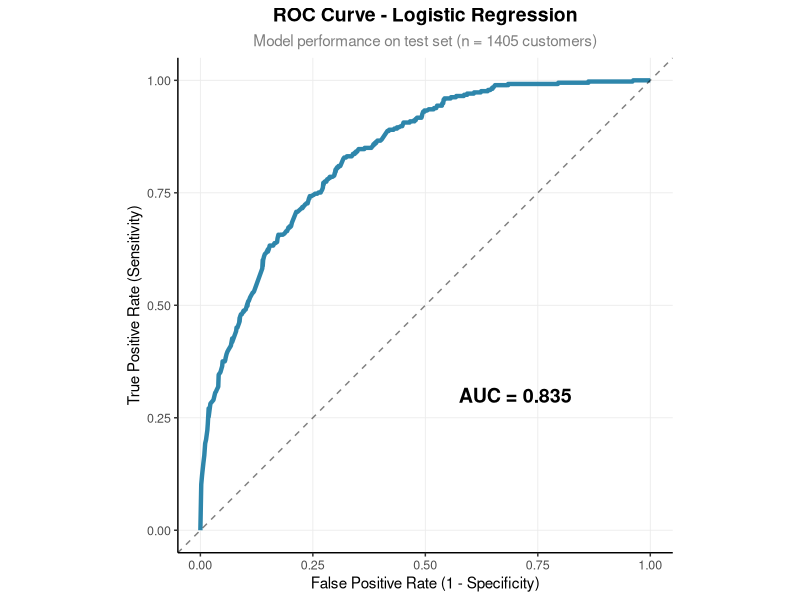
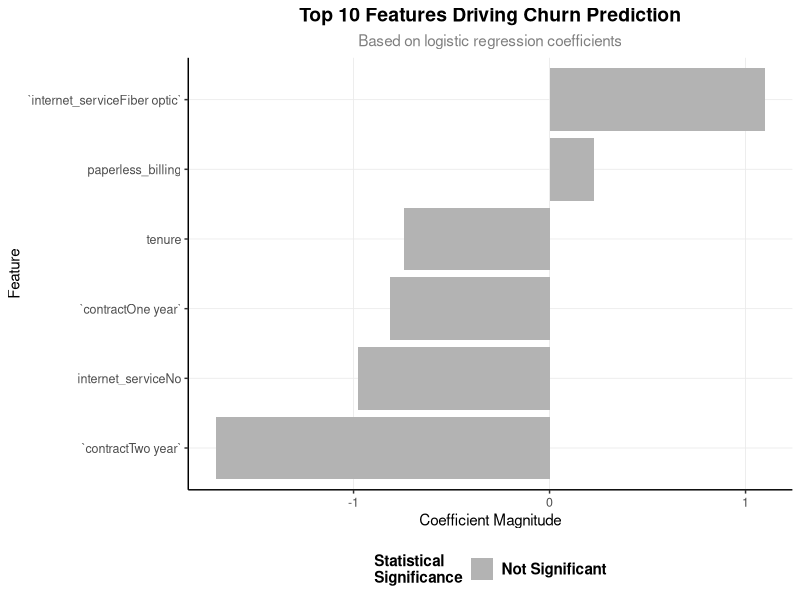

Reproduce these figures in R, in order. (Note: this script raises an error after producing the figures.)
# scripts/03_logistic_regression.R
# ================================

# Load libraries
library(tidyverse)
library(caret)       # For modeling tools
library(ROCR)        # For ROC curves
library(pROC)        # For AUC
library(ggrepel)     # For nice labels
library(here)
theme_custom <- theme_classic() +
  theme(
    text = element_text(family = "sans", color = "black"  ,  size = 11),
    plot.title = element_text(size = 14, face = "bold", hjust = 0.5),
    plot.subtitle = element_text(size = 11, color = "gray50", hjust = 0.5),
    axis.title = element_text(size = 11, face = "plain"),
    axis.text = element_text(size = 9 , color = "grey30"),
    legend.position = "bottom" , 
    legend.title = element_text(face = "bold"),
    legend.text = element_text(face = "bold" ,size = 11),
    legend.background = element_rect(fill = "white" , color = NA) , 
    panel.grid.major = element_line(color = "grey92" , linewidth = 0.3),
    panel.grid.minor = element_blank()
  )


# Load your cleaned data
plotting_data <- read.csv(here("data/processed" , "clean_data.csv"))



# ============================================
# STEP 1: PREPARE DATA FOR MODELING
# ============================================

# Remove customer ID (identifier, not a feature)
model_data <- plotting_data %>%
  select(churn, tenure, contract, internet_service, paperless_billing)  # Adjust to your column name

# Convert target to factor (required by caret)
model_data <- model_data %>%
  mutate(churn = factor(churn, levels = c(0, 1), labels = c("No", "Yes")))
model_data <- model_data %>%
  mutate(across(where(is.character), as.factor))
# Check structure
str(model_data)

# ============================================
# STEP 2: TRAIN/TEST SPLIT (80/20)
# ============================================

set.seed(123)  # For reproducibility

# Create indices for split
train_index <- createDataPartition(model_data$churn, 
                                   p = 0.8, 
                                   list = FALSE, 
                                   times = 1)

# Split data
train_data <- model_data[train_index, ]
test_data <- model_data[-train_index, ]

# Check split proportions
cat("Training set:", nrow(train_data), "rows (", 
    round(nrow(train_data)/nrow(model_data)*100, 1), "%)\n")
cat("Test set:", nrow(test_data), "rows (", 
    round(nrow(test_data)/nrow(model_data)*100, 1), "%)\n")

# Check churn distribution in each set
cat("\nChurn distribution - Training:\n")
print(prop.table(table(train_data$churn)))

cat("\nChurn distribution - Test:\n")
print(prop.table(table(test_data$churn)))

# ============================================
# STEP 3: HANDLE CLASS IMBALANCE (OPTIONAL)
# ============================================

# Since churn is ~26%, we have imbalance. Options:

# OPTION A: Use class weights (simpler)
model_weights <- ifelse(train_data$churn == "Yes",
                        1/table(train_data$churn)[2],  # Weight for minority class
                        1/table(train_data$churn)[1])  # Weight for majority class

# OPTION B: Oversample minority class (SMOTE)
# library(DMwR)
# train_balanced <- SMOTE(churn ~ ., data = train_data, perc.over = 200)

# For now, let's use weights
train_data$model_weights <- model_weights

# ============================================
# STEP 4: PREPROCESSING (SCALE NUMERIC FEATURES)
# ============================================

# Identify numeric columns (excluding target)
numeric_cols <- train_data %>%
  select(where(is.numeric), -contains("churn"), -contains("weight")) %>%
  names()

# Create preprocessing recipe
preproc_values <- preProcess(train_data[, numeric_cols], 
                             method = c("center", "scale"))

# Apply to both train and test
train_scaled <- predict(preproc_values, train_data)
test_scaled <- predict(preproc_values, test_data)

# ============================================
# STEP 5: TRAIN LOGISTIC REGRESSION MODEL
# ============================================

# Simple formula (adjust based on your features)
# Use all columns except weights
features <- setdiff(names(train_scaled), c("churn", "model_weights"))
formula <- as.formula(paste("churn ~", paste(features, collapse = " + ")))

# Train model with 10-fold cross-validation
set.seed(123)
ctrl <- trainControl(
  method = "cv",           # Cross-validation
  number = 10,             # 10 folds
  classProbs = TRUE,       # For probability predictions
  summaryFunction = twoClassSummary,  # For AUC, Sensitivity, Specificity
  savePredictions = "final"
)

# Fit logistic regression
logit_model <- train(
  formula,
  data = train_scaled,
  method = "glm",          # Generalized Linear Model (logistic)
  family = "binomial",
  trControl = ctrl,
  weights = model_weights,  # Address class imbalance
  metric = "ROC"           # Optimize for AUC
)

# View model summary
print(logit_model)
summary(logit_model$finalModel)

# ============================================
# STEP 6: MAKE PREDICTIONS ON TEST SET
# ============================================

# Predict probabilities
test_predictions <- predict(logit_model, 
                            newdata = test_scaled, 
                            type = "prob")

# Add predictions to test data
test_results <- test_scaled %>%
  mutate(
    pred_prob = test_predictions$Yes,  # Probability of churn
    pred_class = ifelse(pred_prob > 0.5, "Yes", "No"),
    pred_class = factor(pred_class, levels = c("No", "Yes"))
  )

# ============================================
# STEP 7: EVALUATE MODEL PERFORMANCE
# ============================================

# Confusion Matrix
conf_matrix <- confusionMatrix(test_results$pred_class, 
                               test_results$churn,
                               positive = "Yes")
print(conf_matrix)

# Calculate additional metrics
accuracy <- conf_matrix$overall["Accuracy"]
precision <- conf_matrix$byClass["Precision"]
recall <- conf_matrix$byClass["Recall"]  # Sensitivity
f1 <- conf_matrix$byClass["F1"]
auc <- roc(test_results$churn, test_results$pred_prob)$auc[1]

cat("\n📊 MODEL PERFORMANCE SUMMARY:\n")
cat("Accuracy:", round(accuracy, 3), "\n")
cat("Precision:", round(precision, 3), "\n")
cat("Recall (Sensitivity):", round(recall, 3), "\n")
cat("F1-Score:", round(f1, 3), "\n")
cat("AUC-ROC:", round(auc, 3), "\n")

# ============================================
# STEP 8: CREATE VISUALIZATIONS
# ============================================

# 1. ROC Curve
roc_curve <- roc(test_results$churn, test_results$pred_prob)
roc_data <- data.frame(
  FPR = 1 - roc_curve$specificities,
  TPR = roc_curve$sensitivities
)

roc_plot <- ggplot(roc_data, aes(x = FPR, y = TPR)) +
  geom_line(color = "#2E86AB", size = 1.5) +
  geom_abline(slope = 1, intercept = 0, linetype = "dashed", alpha = 0.5) +
  annotate("text", x = 0.7, y = 0.3, 
           label = paste("AUC =", round(auc, 3)), 
           size = 5, fontface = "bold") +
  labs(title = "ROC Curve - Logistic Regression",
       subtitle = paste("Model performance on test set (n =", nrow(test_data), "customers)"),
       x = "False Positive Rate (1 - Specificity)",
       y = "True Positive Rate (Sensitivity)") +
  theme_custom +
  coord_equal()

# 2. Feature Importance (Coefficients)
coef_summary <- summary(logit_model$finalModel)$coefficients
coef_data <- data.frame(
  Feature = rownames(coef_summary),
  Coefficient = coef_summary[, "Estimate"],
  P_Value = coef_summary[, "Pr(>|z|)"],
  Significance = ifelse(coef_summary[, "Pr(>|z|)"] < 0.05, "Significant", "Not Significant")
) %>%
  filter(Feature != "(Intercept)") %>%
  arrange(desc(abs(Coefficient)))

feature_plot <- ggplot(coef_data %>% head(10), 
                       aes(x = reorder(Feature, Coefficient), y = Coefficient, 
                           fill = Significance)) +
  geom_bar(stat = "identity") +
  coord_flip() +
  labs(title = "Top 10 Features Driving Churn Prediction",
       subtitle = "Based on logistic regression coefficients",
       x = "Feature",
       y = "Coefficient Magnitude",
       fill = "Statistical\nSignificance") +
  scale_fill_manual(values = c("Significant" = "#A23B72", 
                               "Not Significant" = "gray70")) +
  theme_custom

# Save plots
ggsave(plot = roc_plot, "logistic_regression_roc_curve.png" )
ggsave(plot= feature_plot, "logistic_regression_feature_importance.png")

# ============================================
# STEP 9: SAVE MODEL & RESULTS
# ============================================

# Save model
saveRDS(logit_model, "model_output/logistic_regression_model.rds")

# Save predictions
write.csv(test_results, "model_output/test_predictions.csv", row.names = FALSE)

# Save performance metrics
metrics_df <- data.frame(
  Model = "Logistic Regression",
  Accuracy = accuracy,
  Precision = precision,
  Recall = recall,
  F1_Score = f1,
  AUC = auc,
  Timestamp = Sys.time()
)

write.csv(metrics_df, "model_output/logistic_regression_metrics.csv", row.names = FALSE)

# ============================================
# STEP 10: BUSINESS INSIGHTS
# ============================================

cat("\n🎯 BUSINESS RECOMMENDATIONS:\n")
cat("1. Top 3 factors increasing churn risk:\n")
top_risks <- coef_data %>% 
  filter(Coefficient > 0) %>% 
  arrange(desc(Coefficient)) %>% 
  head(3)
for(i in 1:nrow(top_risks)) {
  cat("   •", top_risks$Feature[i], "(risk multiplier:", 
      round(exp(top_risks$Coefficient[i]), 2), "×)\n")
}

cat("\n2. Model can identify", round(recall * 100, 1), 
    "% of actual churners\n")
cat("3. For every 100 customers flagged as 'high risk',", 
    round(precision * 100, 1), "will actually churn\n")

cat("\n✅ Logistic regression complete! Next: Try Random Forest for comparison.\n")
